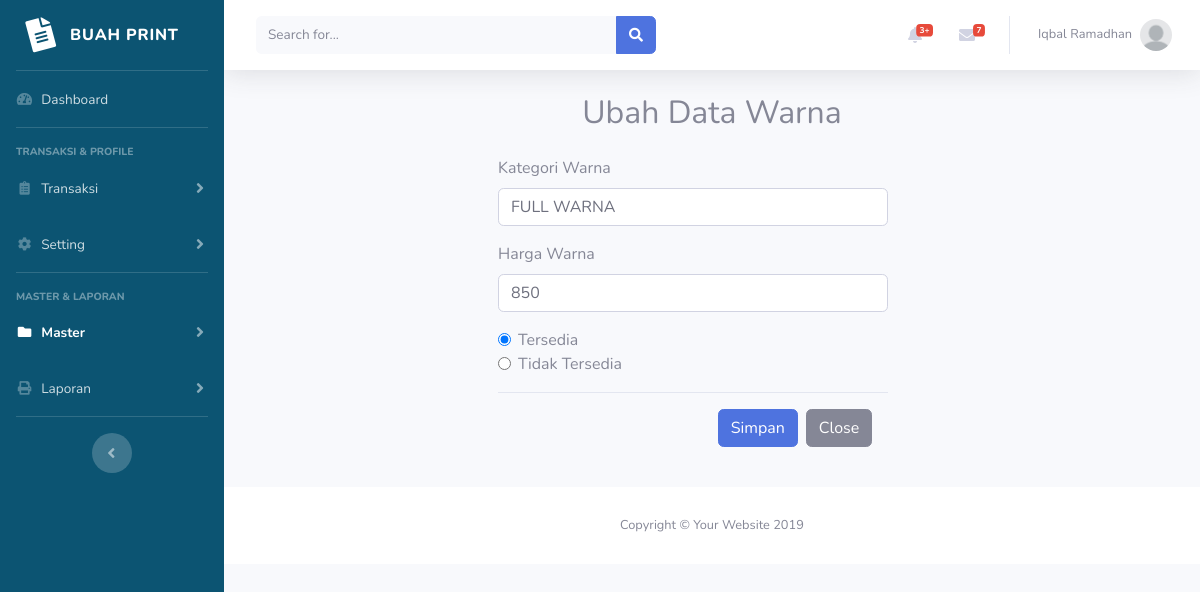
The page /admin/master_warna_ubah.php?id_warna=WRN0000001 (signed in) on the database its author committed.
### tables this page shows
CREATE TABLE `mitra` (
  `ID_MITRA` char(10) NOT NULL,
  `NAMA_MITRA` varchar(40) NOT NULL,
  `EMAIL_MITRA` varchar(100) NOT NULL,
  `NO_HP_MITRA` varchar(13) NOT NULL,
  `TELEPHONE_MITRA` varchar(13) NOT NULL,
  `ALAMAT_MITRA` text NOT NULL,
  `FOTO_PROFILE` varchar(200) NOT NULL,
  `COVER` varchar(200) NOT NULL,
  `STATUS_MITRA` int(11) NOT NULL,
  `SALDO_MITRA` int(11) NOT NULL,
  `LOCATION_MITRA` text,
  `USERNAME_MITRA` varchar(50) NOT NULL,
  `PASSWORD_MITRA` varchar(32) NOT NULL
);

CREATE TABLE `warna` (
  `ID_WARNA` varchar(10) NOT NULL,
  `KAT_WARNA` varchar(40) NOT NULL,
  `HARGA_WARNA` int(11) NOT NULL,
  `STATUS_WARNA` int(11) NOT NULL
);

### admin/master_warna_ubah.php (the view, shortened to what this page needs)
<?php
include 'includes/config.php';
include 'includes/header.php';
if(isset($_GET['id_warna'])){
  $id_warna = $_GET['id_warna'];
  $data = mysqli_query($con, "SELECT * FROM warna WHERE ID_WARNA = '$id_warna'");
  $data_warna = mysqli_fetch_assoc($data);
  $kat_warna = $data_warna['KAT_WARNA'];
  $harga_warna = $data_warna['HARGA_WARNA'];
  $status_warna = $data_warna['STATUS_WARNA'];
}
?>
<div class="container my-4">
    <div class="title text-center">
    <h2>Ubah Data Warna</h2>
    </div>
    <div class="row justify-content-center">
    <div class="col-6">
      <form class="font-m-light col-11 mt-3" action="query/master_warna_query.php" method="post">
        <div class="form-group">
          <label for="kat_warna" class="font-m-med">Kategori Warna</label>
          <input type="text" class="form-control" id="kat_warna" name="kat_warna" value="<?=$kat_warna?>" placeholder="Masukkan Kategori Warna" required>
        </div>
        <div class="form-group">
          <label for="harga_warna" class="font-m-med">Harga Warna</label>
          <input type="number" name="harga_warna" id="harga_warna" class="form-control" placeholder="Masukkan Harga Warna . ." value="<?=$harga_warna?>" required>
        </div>
        <div class="form-group">
          <div class="form-check">
            <input class="form-check-input" type="radio" id="status_radio1" name="status_warna" value="1" <?php if($status_warna==1){echo "checked";}?>>
            <label class="form-check-label" for="status_radio1">
              Tersedia
            </label>
          </div>
          <div class="form-check">
            <input class="form-check-input" type="radio" id="status_radio2" name="status_warna" value="0" <?php if($status_warna==0){echo "checked";}?>>
            <label class="form-check-label" for="status_radio2">
              Tidak Tersedia
            </label>
          </div>
        </div>
        <div class="modal-footer text-center">
          <input type="submit" class="btn btn-primary" name="edit_warna" value="Simpan">
          <a href="master_warna.php" class="btn btn-secondary" data-dismiss="modal">Close</a>
        </div>
    </form>
    </div>
  </div>
  </div>
<?php
require 'includes/footer.php';
?>

### admin/includes/header.php (shortened to what this page needs)
<?php
  if(isset($_SESSION['admin_login'])){
  $username = $_SESSION['username'];
  $data = mysqli_query($con, "SELECT * FROM mitra WHERE USERNAME_MITRA = '$username'");
  $data_admin = mysqli_fetch_assoc($data);
  $nama_admin = $data_admin['NAMA_MITRA'];
  $profil_admin = $data_admin['FOTO_PROFILE'];
  }
?>
<!DOCTYPE html>
<html lang="en">
<head>
  <link href="vendor/fontawesome-free/css/all.min.css" rel="stylesheet" type="text/css">
  <link href="css/sb-admin-2.min.css" rel="stylesheet">
  <link rel="stylesheet" href="css/sb-admin-2.css">
  <link href="vendor/datatables/dataTables.bootstrap4.min.css" rel="stylesheet">
</head>
<body id="page-top">
  <div id="wrapper">
  <?php
    require 'sidebar.php';
  ?>
    <div id="content-wrapper" class="d-flex flex-column">
      <div id="content">
        <nav class="navbar navbar-expand navbar-light bg-white topbar mb-4 static-top shadow">
          <?php
            if(isset($_SESSION['admin_login'])){
          ?>
          <form class="d-none d-sm-inline-block form-inline mr-auto ml-md-3 my-2 my-md-0 mw-100 navbar-search">
            <div class="input-group">
              <input type="text" class="form-control bg-light border-0 small" placeholder="Search for..." aria-label="Search" aria-describedby="basic-addon2">
              <div class="input-group-append">
                <button class="btn btn-primary" type="button">
                  <i class="fas fa-search fa-sm"></i>
                </button>
              </div>
            </div>
          </form>
          <ul class="navbar-nav ml-auto">
            <li class="nav-item dropdown no-arrow mx-1">
              <a class="nav-link dropdown-toggle" href="#" id="alertsDropdown" role="button" data-toggle="dropdown" aria-haspopup="true" aria-expanded="false">
                <i class="fas fa-bell fa-fw"></i>
                <span class="badge badge-danger badge-counter">3+</span>
              </a>
            </li>
            <li class="nav-item dropdown no-arrow mx-1">
              <a class="nav-link dropdown-toggle" href="#" id="messagesDropdown" role="button" data-toggle="dropdown" aria-haspopup="true" aria-expanded="false">
                <i class="fas fa-envelope fa-fw"></i>
                <span class="badge badge-danger badge-counter">7</span>
              </a>
            </li>
            <li class="nav-item dropdown no-arrow">
              <a class="nav-link dropdown-toggle" href="#" id="userDropdown" role="button" data-toggle="dropdown" aria-haspopup="true" aria-expanded="false">
                <span class="mr-2 d-none d-lg-inline text-gray-600 small"><?=$nama_admin?></span>
                <img class="img-profile rounded-circle" src="img/profil/<?=$profil_admin?>">
              </a>
            </li>
            <?php }?>
          </ul>
        </nav>

### rows shown on the page
mitra: NAMA_MITRA "Iqbal Ramadhan", FOTO_PROFILE (picture)
warna: kat_warna "FULL WARNA", harga_warna "850", STATUS_WARNA "☑ Tersedia", STATUS_WARNA "☐ Tidak Tersedia"
